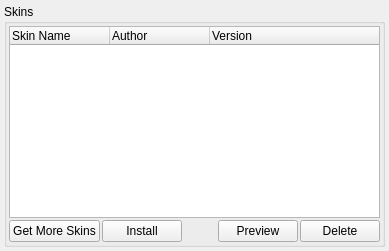
     <widget class="QWidget" name="pageSkins">
      <layout class="QGridLayout" name="gridLayout_34">
       <property name="margin">
        <number>4</number>
       </property>
       <property name="spacing">
        <number>4</number>
       </property>
       <item row="0" column="0">
        <widget class="QGroupBox" name="groupBoxSkins">
         <property name="maximumSize">
          <size>
           <width>381</width>
           <height>16777215</height>
          </size>
         </property>
         <property name="title">
          <string>Skins</string>
         </property>
         <layout class="QGridLayout" name="gridLayout_88">
          <property name="margin">
           <number>2</number>
          </property>
          <property name="spacing">
           <number>2</number>
          </property>
          <item row="0" column="0" colspan="3">
           <widget class="QTreeWidget" name="treeWidgetSkins">
            <property name="alternatingRowColors">
             <bool>false</bool>
            </property>
            <property name="indentation">
             <number>20</number>
            </property>
            <property name="itemsExpandable">
             <bool>true</bool>
            </property>
            <column>
             <property name="text">
              <string>Skin Name</string>
             </property>
            </column>
            <column>
             <property name="text">
              <string>Author</string>
             </property>
            </column>
            <column>
             <property name="text">
              <string>Version</string>
             </property>
            </column>
           </widget>
          </item>
          <item row="1" column="0" colspan="3">
           <layout class="QGridLayout" name="gridLayoutSkinTools">
            <item row="0" column="0">
             <widget class="QPushButton" name="pushButtonGetSkins">
              <property name="text">
               <string>Get More Skins</string>
              </property>
             </widget>
            </item>
            <item row="0" column="1">
             <widget class="QPushButton" name="pushButtonInstallSkin">
              <property name="text">
               <string>Install</string>
              </property>
             </widget>
            </item>
            <item row="0" column="2">
             <spacer name="horizontalSpacer_13">
              <property name="orientation">
               <enum>Qt::Horizontal</enum>
              </property>
              <property name="sizeHint" stdset="0">
               <size>
                <width>68</width>
                <height>20</height>
               </size>
              </property>
             </spacer>
            </item>
            <item row="0" column="3">
             <widget class="QPushButton" name="pushButtonPreviewSkin">
              <property name="text">
               <string>Preview</string>
              </property>
             </widget>
            </item>
            <item row="0" column="4">
             <widget class="QPushButton" name="pushButtonDeleteSkin">
              <property name="text">
               <string>Delete</string>
              </property>
             </widget>
            </item>
           </layout>
          </item>
         </layout>
        </widget>
       </item>
      </layout>
     </widget>
